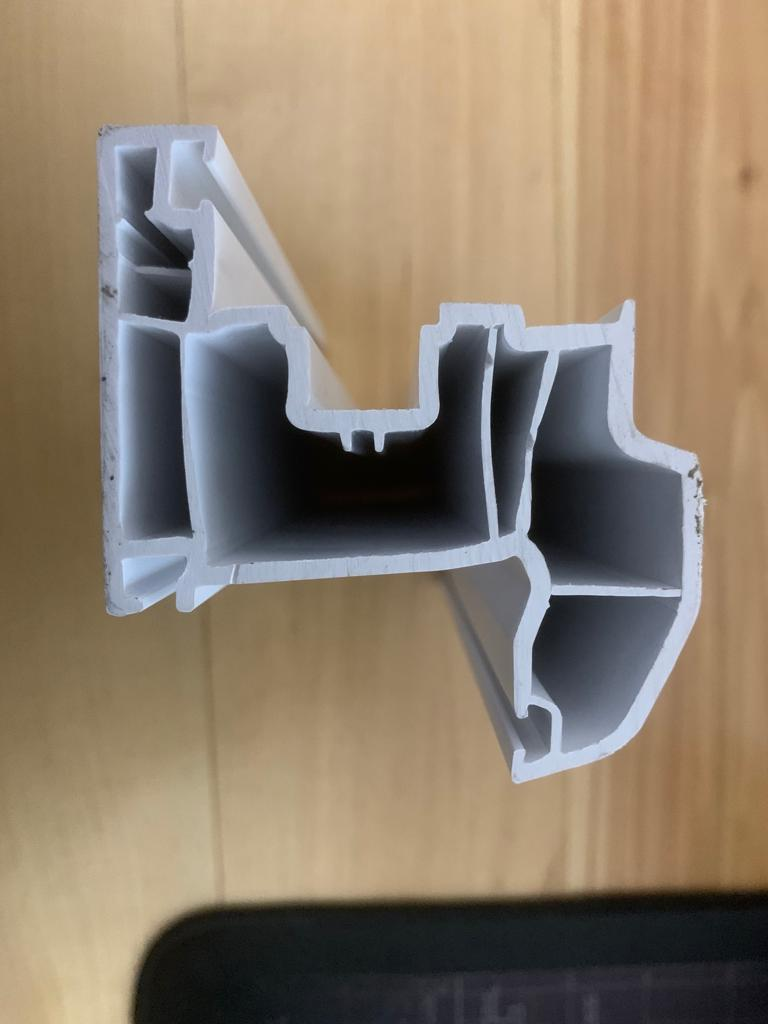
#> input picture 2023.03.01-school/2023.04.02-canny-technical-drawing/img/input/1.jpeg, 768 x 1024 px; its folder holds only this picture in this run
$ python main_extended.py
#> lines starting #> are read from the running program, lines starting #| are printed output that depends on the picture; after the words box and inside, x2 and y2 are one past the last pixel; in counts of white or black regions, pixels touching at a corner belong together

#=======================================================================================#
#                                                                 0000000000000         #
#     File: main_extended.py                                    00000000000000000       #
#     Size: 3.8KiB                                            000000000000000000000     #
#                                                            00000 00000000000 00000    #
#                                                           00000   000000000   00000   #
#     By: Miron Khoruzhenko                                 000000 00000000000 000000   #
#     <mironkhoruzhenko@gmail.com>                          0000000000000000000000000   #
#                                                           00000 0000000000000 00000   #
#                                                            00000             00000    #
#     Created: 2023/04/03 07:05:56                            000000         000000     #
#     Updated: 2023/04/03 07:05:56                              00000000000000000       #
#                                                                 0000000000000         #
#=======================================================================================#

from datetime import datetime
import numpy as np
import glob
import cv2
import math

def takeCoords(height, width, x, y):
    coords = (0,0)
    x = int(x)
    y = int(y)
    if (0.5*width - x == abs(0.5*width - x) and
        0.5*height - y == abs(0.5*height - y)):
        coords=(x - 30,y - 30)
    elif (0.5*width - x != abs(0.5*width - x) and
        0.5*height - y == abs(0.5*height - y)):
        coords=(x + 30,y - 30)
    elif (0.5*width - x == abs(0.5*width - x) and
        0.5*height - y != abs(0.5*height - y)):
        coords=(x - 30,y + 30)
    elif (0.5*width - x != abs(0.5*width - x) and
        0.5*height - y != abs(0.5*height - y)):
        coords=(x + 30, y + 30)

    return coords

images = []
for filename in glob.glob('./img/input/*.jpeg'):
    images.append(cv2.imread(filename))

if len(images) == 0:
    print('Something wrong. Check path or current working directory (CWD).')

for index, img in enumerate(images):
    # img = cv2.imread('./1.jpeg')
    height, width, = img.shape[:2]
    scale = 1.25
    img = cv2.resize(img, (int(width/scale), int(height/scale)))

    img.resize()
    img2gray = cv2.cvtColor(img,cv2.COLOR_BGR2GRAY)
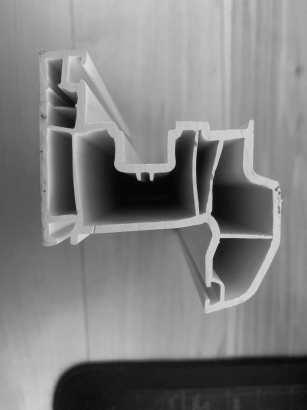
#> img2gray: shape (819, 614) (shown at 1/2 size); min 4, max 223, mean 127.6
    blank = np.ones_like(img, np.uint8)
    blank.fill(255)
#> blank: shape (819, 614, 3); every value is 255

    cv2.namedWindow( "settings", cv2.WINDOW_AUTOSIZE) # создаем окно настроек
    cv2.namedWindow( "result", cv2.WINDOW_AUTOSIZE) # создаем окно настроек

    cv2.moveWindow('result', 0, 0)

    lower, higher = (22, 79)
    iterations = 0
    circle = 1
    blur = 2

    def nothing(*arg):
        pass

    cv2.createTrackbar('lower', 'settings', lower, 255, nothing)
    cv2.createTrackbar('higher', 'settings', higher, 255, nothing)
    cv2.createTrackbar('iterations', 'settings', iterations, 15, nothing)
    cv2.createTrackbar('circle', 'settings', circle, 100, nothing)
    cv2.createTrackbar('blur', 'settings', blur, 15, nothing)

    clone = img.copy()
    blank_clone = blank.copy()

    while True:
        cv2.moveWindow('result', 0, 0)

        clone = img.copy()
        blank_clone = blank.copy()

        clone = cv2.erode(clone, None, iterations=iterations) #1
        clone = cv2.dilate(clone, None, iterations=iterations)
        clone = cv2.GaussianBlur(clone, (blur*2 + 1, blur*2 + 1), 0)

        lower       = cv2.getTrackbarPos('lower', 'settings')
        higher      = cv2.getTrackbarPos('higher', 'settings')
        iterations  = cv2.getTrackbarPos('iterations', 'settings')
        circle      = cv2.getTrackbarPos('circle', 'settings')
        blur        = cv2.getTrackbarPos('blur', 'settings')

        # thresh=cv2.Canny(img,60,125)
        thresh=cv2.Canny(clone, lower, higher)
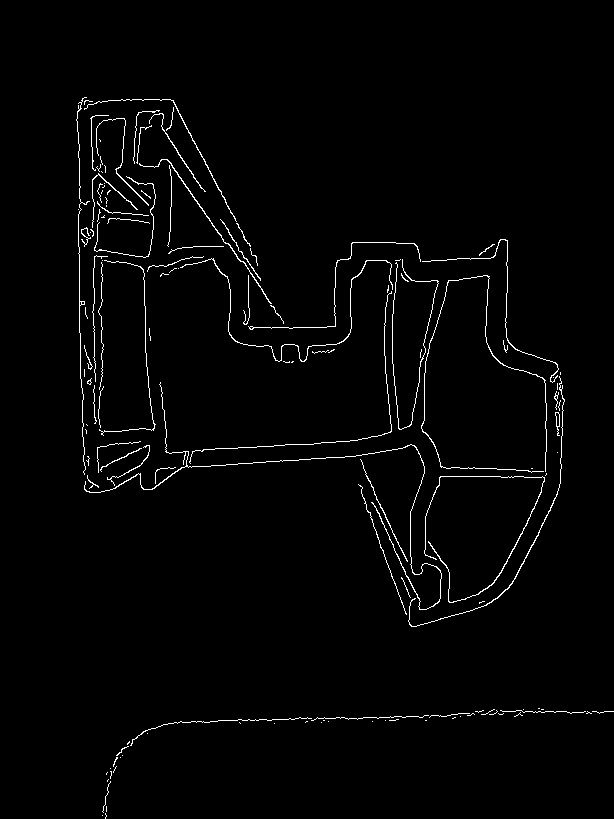
#> thresh: shape (819, 614); 1.8% white in thin lines or dots, all inside (x1, y1, x2, y2) = (76, 97, 614, 819)
        contours,hierarchy = cv2.findContours(thresh, cv2.RETR_TREE, cv2.CHAIN_APPROX_NONE)
#> contours = 143 contours, 126 with area under 20; largest, box (x1, y1, x2, y2) and area: (84, 382, 442, 610) 103, (139, 159, 272, 304) 95, (424, 476, 545, 603) 86, (408, 376, 565, 627) 72, (180, 258, 393, 362) 62


        for cnt in contours:
            epsilon = circle/1000*cv2.arcLength(cnt, True)
            approx  = cv2.approxPolyDP(cnt, epsilon, True)

            cv2.drawContours(clone, [approx], -1, (0, 0, 0), 1, lineType=cv2.LINE_4)
            cv2.drawContours(blank_clone, [approx], -1, (0, 0, 0), 1, lineType=cv2.LINE_4)


            if len(approx) > 100:
                (x, y), radius = cv2.minEnclosingCircle(cnt)
                coords = takeCoords(height, width, x, y)

                cv2.putText(blank_clone, "r={:.2f}".format(radius), coords, cv2.FONT_HERSHEY_SIMPLEX, 0.5, (100, 0, 0), 1)
                cv2.line(blank_clone, (int(x), int(y)), coords, (0,0,0), 1)

            else:
                x, y, w, h = cv2.boundingRect(cnt)
                coords = takeCoords(height, width, x, y)

                cv2.putText(blank_clone, f"x={int(math.sqrt(h**2 + w**2))}cm",
                            coords, cv2.FONT_HERSHEY_SIMPLEX, 0.5, (0, 0, 0), 1)
                cv2.line(blank_clone, (x, y), coords, (0,0,0), 1)
#> this loop made 143 passes
#> (cnt, epsilon, approx, w, h, coords) on passes 21, 39: ([[306, 721], [305, 722], [306, 721], [307, 721]], 0.00483, [[307, 721], [306, 721], [305, 722], [306, 721]], 3, 2, (275, 751)), ([[541, 709], [542, 709], [543, 709], [542, 709]], 0.004, [[541, 709], [543, 709]], 3, 1, (571, 739))
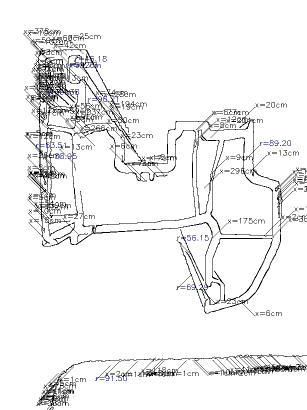
#> blank_clone: shape (819, 614, 3) (shown at 1/2 size); mean of channels 0, 1, 2 240.7, 240.5, 240.5; drawn as B, G, R
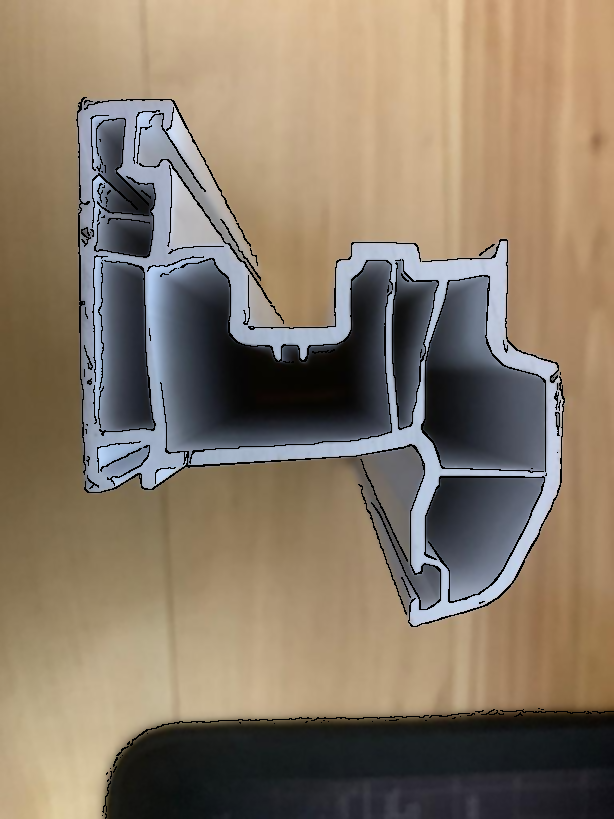
#> clone: shape (819, 614, 3); mean of channels 0, 1, 2 104.2, 121.9, 136.4; drawn as B, G, R


        cv2.imshow('result', clone)
        cv2.imshow('result', blank_clone)

        if cv2.waitKey(1) & 0xFF == ord('q'):
#> (key q is pressed here)
            break

$ run again, on 2023.03.01-school/2023.04.02-canny-technical-drawing/img/input/2.jpeg
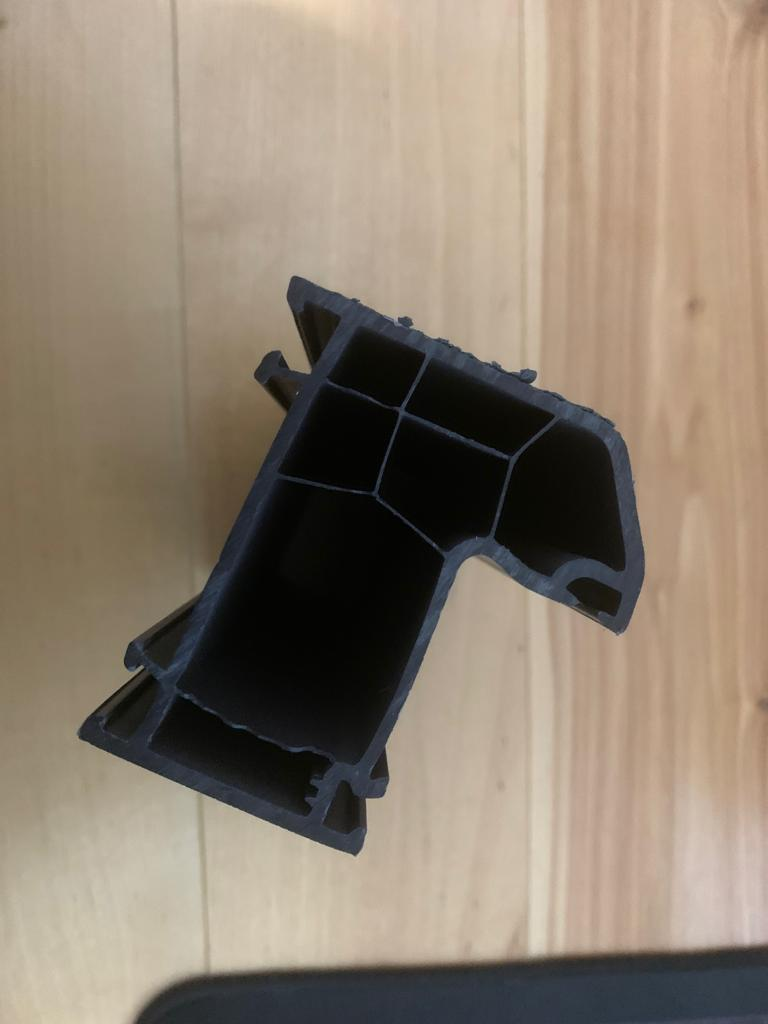
#> input picture 2023.03.01-school/2023.04.02-canny-technical-drawing/img/input/2.jpeg, 768 x 1024 px
#> blank: shape (819, 614, 3); every value is 255
#> `thresh=cv2.Canny(clone, lower, higher)`:
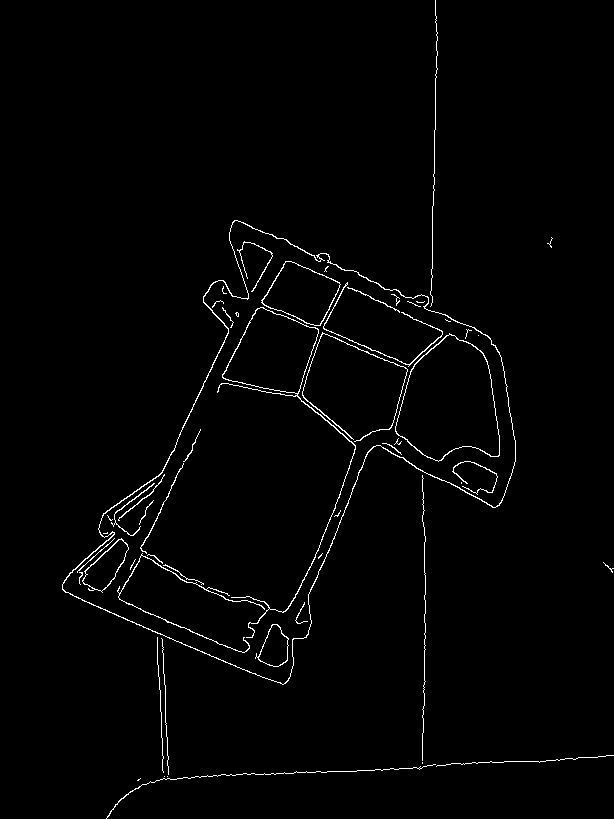
#> thresh: shape (819, 614); 1.5% white in thin lines or dots, all inside (x1, y1, x2, y2) = (62, 0, 614, 819)
#> contours = 62 contours, 40 with area under 20; largest, box (x1, y1, x2, y2) and area: (62, 220, 516, 685) 99185, (62, 220, 516, 685) 98732, (395, 333, 500, 462) 9309, (395, 334, 500, 462) 9219, (217, 307, 356, 638) 5410
#> the loop `for cnt in contours:` made 62 passes
#> (epsilon, approx, w, h, coords) on passes 5, 6, 27, 32, 57: (0.00566, [[418, 768], [419, 767], [420, 768], [419, 769]], 3, 3, (448, 797)), (0.002, [[422, 762], [422, 763]], 1, 2, (452, 792)), (0.00941, [[107, 532], [106, 533], [103, 533], [107, 533]], 5, 2, (73, 562)), (0.002, [[461, 482], [461, 483]], 1, 2, (491, 452)), (0.00566, [[345, 284], [346, 283], [347, 284], [346, 285]], 3, 3, (315, 253))
#> after the loop `for cnt in contours:`:
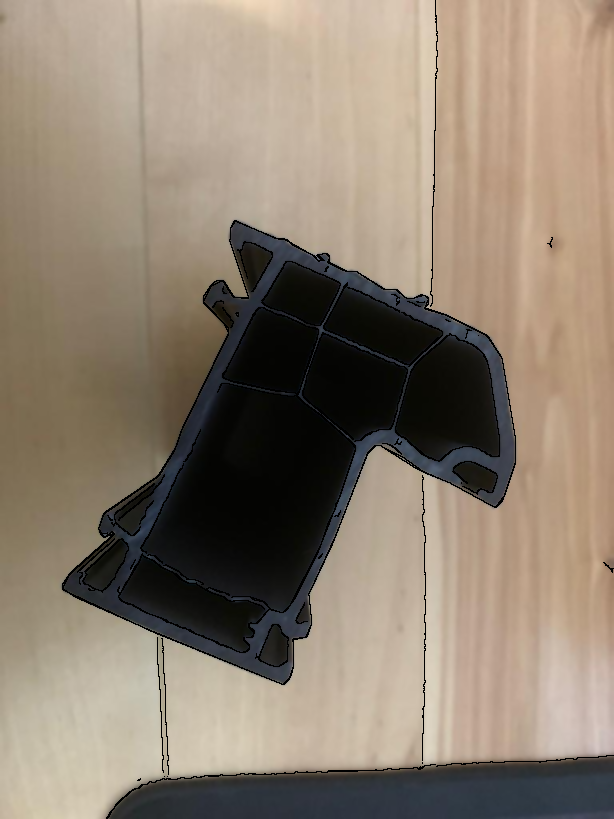
#> clone: shape (819, 614, 3); mean of channels 0, 1, 2 111.9, 127.5, 141; drawn as B, G, R

$ run again, on 2023.03.01-school/2023.04.02-canny-technical-drawing/img/input/3.jpeg
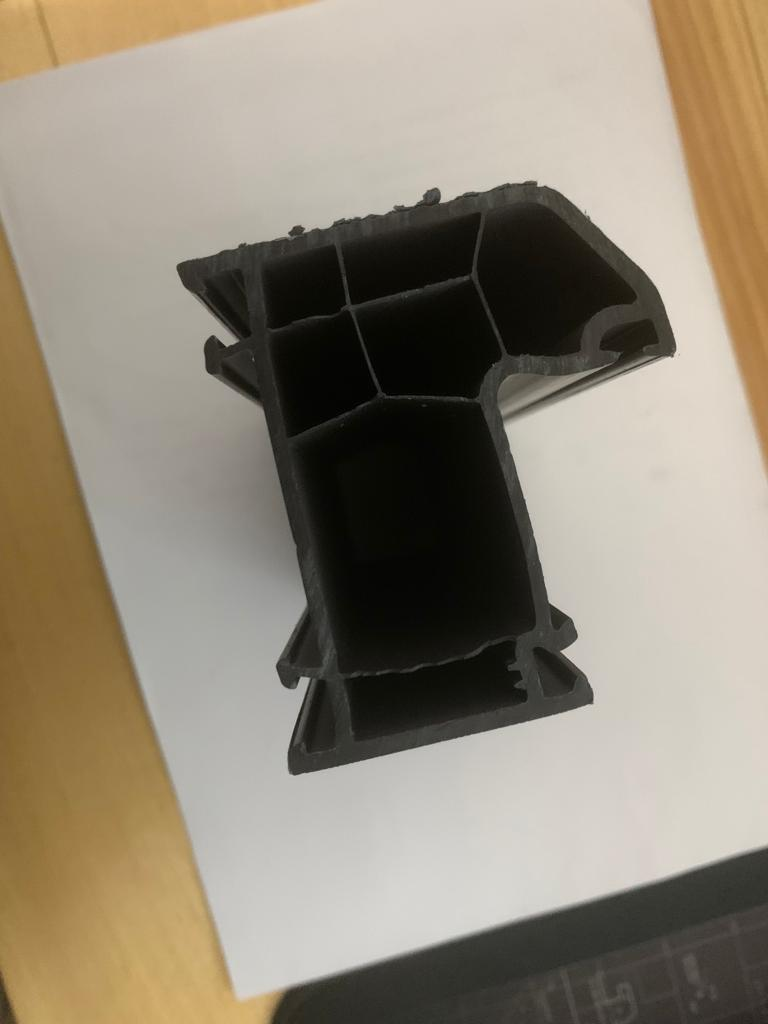
#> input picture 2023.03.01-school/2023.04.02-canny-technical-drawing/img/input/3.jpeg, 768 x 1024 px
#> blank: shape (819, 614, 3); every value is 255
#> `thresh=cv2.Canny(clone, lower, higher)`:
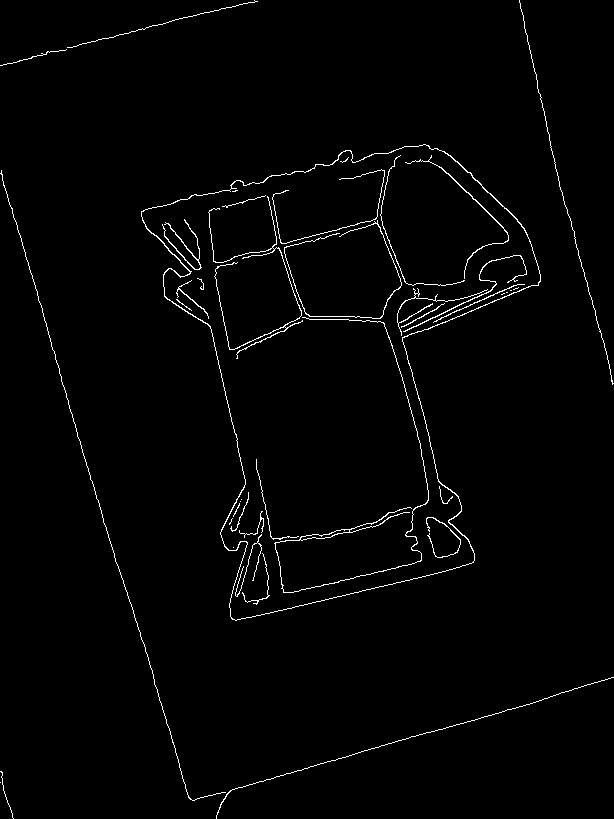
#> thresh: shape (819, 614); 1.6% white in thin lines or dots
#> contours = 44 contours, 31 with area under 20; largest, box (x1, y1, x2, y2) and area: (141, 144, 541, 621) 108740, (141, 144, 541, 621) 108410, (274, 317, 429, 593) 224, (300, 529, 350, 541) 154, (405, 155, 509, 279) 82
#> the loop `for cnt in contours:` made 44 passes
#> (epsilon, approx, w, h, coords) on passes 24, 25, 27: (0.002, [[506, 292], [507, 292]], 2, 1, (536, 262)), (0.002, [[510, 290], [511, 290]], 2, 1, (540, 260)), (0.00566, [[417, 293], [418, 292], [419, 293], [418, 294]], 3, 3, (447, 262))
#> after the loop `for cnt in contours:`:
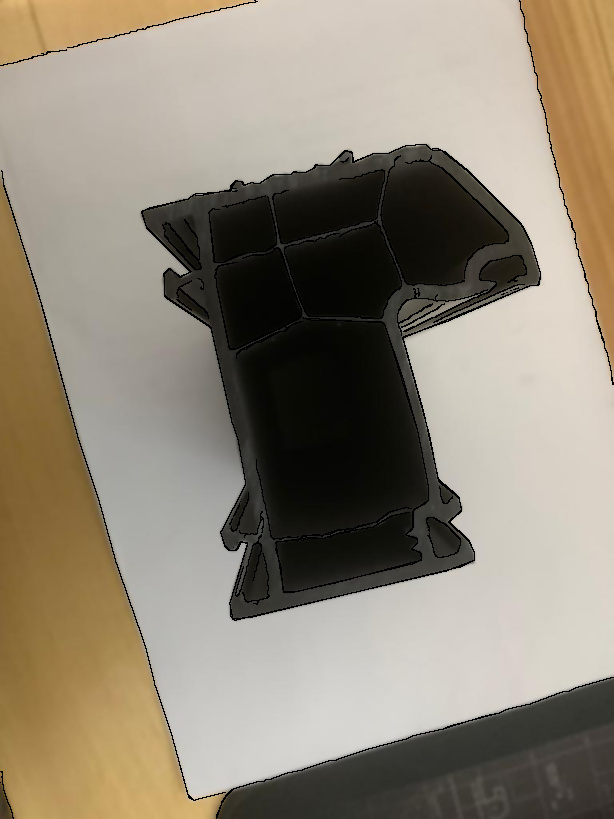
#> clone: shape (819, 614, 3); mean of channels 0, 1, 2 118.7, 134.4, 143.7; drawn as B, G, R
